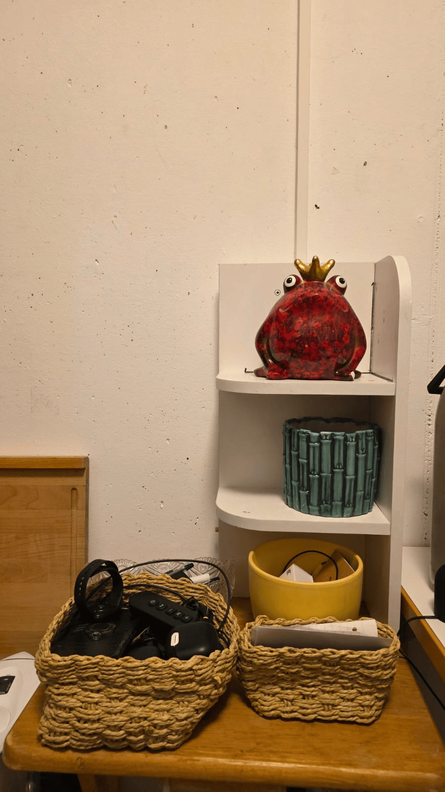
#> input picture stereo-vision-disparity-estimation/data/captured/captured_left.png, 445 x 792 px, shrunk from 900 x 1600 before the run
$ python run_part2.py
#> lines starting #> are read from the running program, lines starting #| are printed output that depends on the picture; after the words box and inside, x2 and y2 are one past the last pixel; in counts of white or black regions, pixels touching at a corner belong together
### stereo-vision-disparity-estimation/src/pcv/io_utils.py
from pathlib import Path
import cv2


def read_image(path: str | Path, grayscale: bool = False):
    path = Path(path)
    flag = cv2.IMREAD_GRAYSCALE if grayscale else cv2.IMREAD_COLOR
    image = cv2.imread(str(path), flag)
    if image is None:
        raise FileNotFoundError(f"Could not read image: {path}")
    return image


def ensure_dir(path: str | Path) -> Path:
    path = Path(path)
    path.mkdir(parents=True, exist_ok=True)
    return path

### stereo-vision-disparity-estimation/src/pcv/stereo.py
import cv2
import numpy as np


# [21 lines left out: function stereo_bm_disparity, not called in this run]


def stereo_sgbm_disparity(
    left_gray: np.ndarray,
    right_gray: np.ndarray,
    num_disparities: int = 96,
    block_size: int = 5,
) -> np.ndarray:
    """
    Compute disparity using Semi-Global Block Matching (SGBM).
    """
    # Ensure valid OpenCV parameters
    num_disparities = max(16, (num_disparities // 16) * 16)
    block_size = block_size if block_size % 2 == 1 else block_size + 1

    stereo = cv2.StereoSGBM_create(
        minDisparity=0,
        numDisparities=num_disparities,
        blockSize=block_size,

        # Smoothness penalties
        P1=8 * block_size * block_size,
        P2=32 * block_size * block_size,

        disp12MaxDiff=1,
        uniquenessRatio=8,
        speckleWindowSize=50,
        speckleRange=2,
        preFilterCap=31,
        mode=cv2.STEREO_SGBM_MODE_SGBM_3WAY,
    )

    disparity = stereo.compute(left_gray, right_gray).astype(np.float32) / 16.0
    return disparity


def stereo_ncc_disparity(
    left_gray: np.ndarray,
    right_gray: np.ndarray,
    max_disparity: int = 48,
    window_size: int = 9,
    scale: float = 0.5,
) -> np.ndarray:
    """
    Compute disparity using local Normalized Cross-Correlation (NCC).
    Used as a simple baseline for comparison.
    """
    # Ensure valid window size
    if window_size % 2 == 0:
        window_size += 1

    if scale <= 0 or scale > 1:
        raise ValueError("scale must be in (0, 1].")

    original_h, original_w = left_gray.shape

    # Downscale for speed (NCC is expensive)
    if scale != 1.0:
        left_small = cv2.resize(left_gray, None, fx=scale, fy=scale, interpolation=cv2.INTER_AREA)
        right_small = cv2.resize(right_gray, None, fx=scale, fy=scale, interpolation=cv2.INTER_AREA)
    else:
        left_small = left_gray.copy()
        right_small = right_gray.copy()

    left = left_small.astype(np.float32)
    right = right_small.astype(np.float32)

    h, w = left.shape
    r = window_size // 2
    max_disp_scaled = max(1, int(round(max_disparity * scale)))

    disparity = np.full((h, w), -1, dtype=np.float32)

    # Match along horizontal scanlines
    for y in range(r, h - r):
        row_top = y - r
        row_bottom = y + r + 1

        for x in range(r + max_disp_scaled, w - r):
            template = left[row_top:row_bottom, x - r:x + r + 1]

            # Search region in right image
            x_min = x - max_disp_scaled - r
            x_max = x + r + 1
            if x_min < 0:
                continue

            search_strip = right[row_top:row_bottom, x_min:x_max]
            if search_strip.shape[1] < template.shape[1]:
                continue

            # NCC matching
            result = cv2.matchTemplate(search_strip, template, cv2.TM_CCORR_NORMED)
            _, _, _, max_loc = cv2.minMaxLoc(result)

            best_x = x_min + (max_loc[0] + r)
            disparity[y, x] = float(x - best_x)

    # Resize back to original resolution
    if scale != 1.0:
        disparity = cv2.resize(disparity, (original_w, original_h), interpolation=cv2.INTER_NEAREST)
        valid = disparity >= 0
        disparity[valid] /= scale

    return disparity

### stereo-vision-disparity-estimation/src/pcv/visualization.py
from pathlib import Path
import random
import cv2
import matplotlib.pyplot as plt
import numpy as np


def save_disparity_figure(disparity, out_path: str | Path, title: str = "Disparity map"):
    out_path = Path(out_path)
    out_path.parent.mkdir(parents=True, exist_ok=True)
    masked = np.ma.masked_less_equal(disparity, 0)
    plt.figure(figsize=(8, 5))
    plt.imshow(masked, cmap="gray")
    plt.colorbar()
    plt.title(title)
    plt.tight_layout()
    plt.savefig(out_path, dpi=200)
    plt.close()


def save_matches_figure(img1_bgr, kpts1, img2_bgr, kpts2, matches, out_path: str | Path, max_matches: int = 60):
    out_path = Path(out_path)
    out_path.parent.mkdir(parents=True, exist_ok=True)
    vis = cv2.drawMatches(
        img1_bgr,
        kpts1,
        img2_bgr,
        kpts2,
        matches[:max_matches],
        None,
        flags=cv2.DrawMatchesFlags_NOT_DRAW_SINGLE_POINTS,
    )
    cv2.imwrite(str(out_path), vis)


def _draw_lines(img_a, img_b, lines, pts_a, pts_b):
    h, w = img_a.shape[:2]
    out_a = img_a.copy()
    out_b = img_b.copy()
    for line, pt_a, pt_b in zip(lines, pts_a, pts_b):
        color = tuple(int(x) for x in np.random.randint(0, 255, size=3))
        a, b, c = line
        if abs(b) < 1e-8:
            continue
        x0, y0 = 0, int(-c / b)
        x1, y1 = w, int(-(c + a * w) / b)
        cv2.line(out_a, (x0, y0), (x1, y1), color, 1)
        cv2.circle(out_a, tuple(np.round(pt_a).astype(int)), 5, color, -1)
        cv2.circle(out_b, tuple(np.round(pt_b).astype(int)), 5, color, -1)
    return out_a, out_b


def save_epipolar_figure(img1_bgr, img2_bgr, lines1, pts1, pts2, out_path: str | Path):
    out_path = Path(out_path)
    out_path.parent.mkdir(parents=True, exist_ok=True)
    left, right = _draw_lines(img1_bgr, img2_bgr, lines1, pts1, pts2)
    canvas = np.hstack([left, right])
    cv2.imwrite(str(out_path), canvas)

### stereo-vision-disparity-estimation/src/pcv/geometry.py
import cv2
import numpy as np


def detect_and_match_features(
    img1_gray: np.ndarray,
    img2_gray: np.ndarray,
    max_features: int = 2000,
):
    """
    Detect ORB features in both images and compute brute-force matches.
    Returns keypoints, matches, and corresponding point coordinates.
    """
    # Detect ORB keypoints and descriptors
    detector = cv2.ORB_create(nfeatures=max_features)
    kpts1, desc1 = detector.detectAndCompute(img1_gray, None)
    kpts2, desc2 = detector.detectAndCompute(img2_gray, None)

    if desc1 is None or desc2 is None:
        raise RuntimeError("Could not detect enough features for matching.")

    # Match descriptors using Hamming distance (suitable for ORB)
    matcher = cv2.BFMatcher(cv2.NORM_HAMMING, crossCheck=True)
    matches = matcher.match(desc1, desc2)

    # Sort matches by distance (best matches first)
    matches = sorted(matches, key=lambda m: m.distance)

    if len(matches) < 8:
        raise RuntimeError("Need at least 8 matches to estimate the fundamental matrix.")

    # Extract matched point coordinates
    pts1 = np.float32([kpts1[m.queryIdx].pt for m in matches])
    pts2 = np.float32([kpts2[m.trainIdx].pt for m in matches])

    return kpts1, kpts2, matches, pts1, pts2


def estimate_fundamental_matrix(points1: np.ndarray, points2: np.ndarray):
    """
    Estimate the fundamental matrix using RANSAC to reject outliers.
    """
    # Use RANSAC to obtain a robust estimate of F
    F, mask = cv2.findFundamentalMat(
        points1,
        points2,
        cv2.FM_RANSAC,
        1.0,   # reprojection threshold
        0.99,  # confidence
    )

    if F is None or F.shape != (3, 3):
        raise RuntimeError("Fundamental matrix estimation failed.")

    # Normalize F for numerical stability
    F = F / np.linalg.norm(F)

    return F, mask.ravel().astype(bool)


def compute_epilines(points: np.ndarray, which_image: int, F: np.ndarray):
    """
    Compute epipolar lines corresponding to input points.
    """
    lines = cv2.computeCorrespondEpilines(
        points.reshape(-1, 1, 2),
        which_image,
        F,
    )
    return lines.reshape(-1, 3)


# [14 lines left out: function compute_epipole, not called in this run]

### stereo-vision-disparity-estimation/src/pcv/rectification.py
import cv2
import numpy as np


def uncalibrated_rectify(img1, img2, pts1: np.ndarray, pts2: np.ndarray, F: np.ndarray):
    h, w = img1.shape[:2]
    ok, H1, H2 = cv2.stereoRectifyUncalibrated(
        pts1.astype(np.float32), pts2.astype(np.float32), F, imgSize=(w, h)
    )
    if not ok:
        raise RuntimeError("Rectification failed.")
    rect1 = cv2.warpPerspective(img1, H1, (w, h))
    rect2 = cv2.warpPerspective(img2, H2, (w, h))
    return rect1, rect2, H1, H2

### stereo-vision-disparity-estimation/run_part2.py
import sys
import os

# ---------------- IMPORT PATH ----------------
PROJECT_ROOT = os.path.dirname(os.path.abspath(__file__))
SRC_PATH = os.path.join(PROJECT_ROOT, "src")

if SRC_PATH not in sys.path:
    sys.path.insert(0, SRC_PATH)

# ---------------- IMPORTS ----------------
from pathlib import Path
import numpy as np
import cv2

from pcv.io_utils import read_image, ensure_dir
from pcv.stereo import stereo_sgbm_disparity, stereo_ncc_disparity
from pcv.geometry import (
    detect_and_match_features,
    estimate_fundamental_matrix,
    compute_epilines,
)
from pcv.rectification import uncalibrated_rectify
from pcv.visualization import (
    save_disparity_figure,
    save_matches_figure,
    save_epipolar_figure,
)


def draw_horizontal_epilines(img_bgr, pts, out_path):
    """Draw horizontal lines through rectified corresponding points."""
    img = img_bgr.copy()
    if len(img.shape) == 2:
        img = cv2.cvtColor(img, cv2.COLOR_GRAY2BGR)

    pts = np.asarray(pts)
    rng = np.random.default_rng(0)

    for p in pts:
        x, y = p
        color = tuple(int(c) for c in rng.integers(0, 255, 3))
        x = int(round(x))
        y = int(round(y))
        cv2.line(img, (0, y), (img.shape[1] - 1, y), color, 1)
        cv2.circle(img, (x, y), 5, color, -1)

    cv2.imwrite(str(out_path), img)


def warp_points(H, pts):
    """Apply homography H to Nx2 points."""
    pts = np.asarray(pts, dtype=np.float32)
    pts_h = cv2.convertPointsToHomogeneous(pts).reshape(-1, 3).T
    warped = H @ pts_h
    warped /= warped[2:3, :]
    return warped[:2, :].T


def main():
    root = Path(__file__).resolve().parent
    outputs = ensure_dir(root / "outputs" / "part2")

    left_path = root / "data" / "captured" / "captured_left.png"
    right_path = root / "data" / "captured" / "captured_right.png"

    print("\n--- DEBUG PATH CHECK ---")
    print("Project root:", root)
    print("Left path:", left_path)
    print("Right path:", right_path)
    print("Left exists:", left_path.exists())
    print("Right exists:", right_path.exists())
    print("------------------------\n")

    # ---------------- LOAD IMAGES ----------------
    left_bgr = read_image(left_path, grayscale=False)
#> in read_image, image is the input picture: shape (792, 445, 3); mean B, G, R 105.8, 138, 168
    right_bgr = read_image(right_path, grayscale=False)
#> call 2 of read_image, with grayscale = False
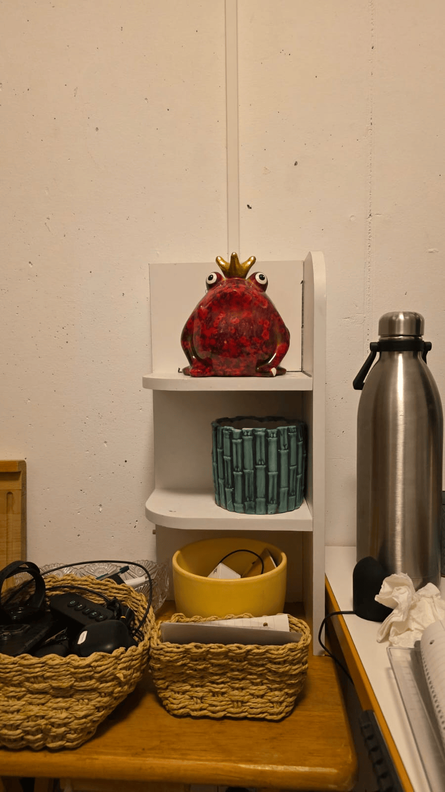
#> input picture stereo-vision-disparity-estimation/data/captured/captured_right.png, 445 x 792 px, shrunk from 900 x 1600 before the run
#> in read_image, image is the input picture: shape (792, 445, 3); mean B, G, R 98.1, 129.8, 158.8
    left_gray = read_image(left_path, grayscale=True)
    right_gray = read_image(right_path, grayscale=True)

    # ---------------- 1) DISPARITY BEFORE RECTIFICATION ----------------
    disparity_before_sgbm = stereo_sgbm_disparity(
        left_gray,
        right_gray,
        num_disparities=96,
        block_size=5,
    )
    save_disparity_figure(
        disparity_before_sgbm,
        outputs / "disparity_before_rectification_sgbm.png",
        title="Part 2 disparity before rectification (SGBM)",
    )

    disparity_before_ncc = stereo_ncc_disparity(
        left_gray,
        right_gray,
        max_disparity=48,
        window_size=9,
        scale=0.5,
    )
#> after the loop in stereo_ncc_disparity, `for y in range(r, h - r):`:
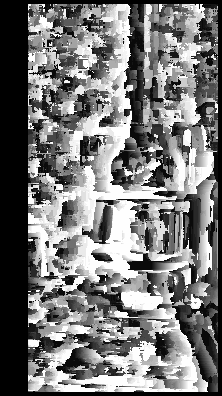
#> disparity: shape (396, 222) float32; min -1, max 24, mean 10.8; drawn with min black and max white
#> in stereo_ncc_disparity, `valid = disparity >= 0`:
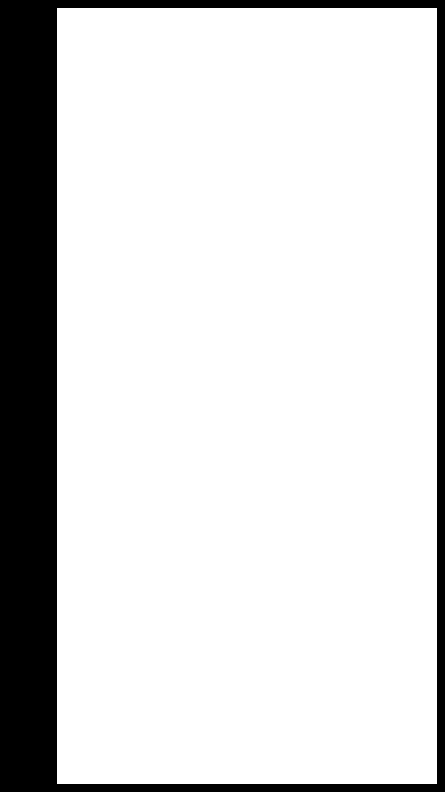
#> valid: shape (792, 445) bool; 83.7% white; 1 black region, box (x1, y1, x2, y2) and area: (0, 0, 445, 792) 57560
    save_disparity_figure(
        disparity_before_ncc,
        outputs / "disparity_before_rectification_ncc.png",
        title="Part 2 disparity before rectification (NCC)",
    )
#> in save_disparity_figure (call 2), `plt.savefig(out_path, dpi=200)`:
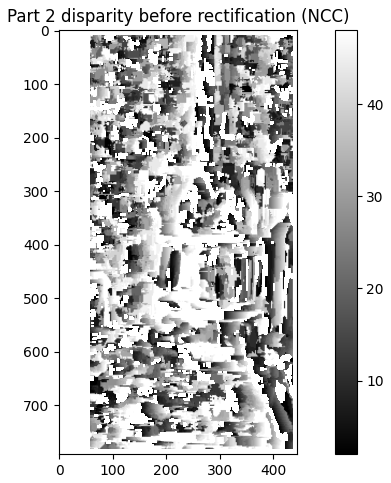
#> figure drawn by matplotlib, 2 panels

    # ---------------- 2) FEATURE MATCHING ----------------
    kpts1, kpts2, matches, pts1, pts2 = detect_and_match_features(left_gray, right_gray)
#> in detect_and_match_features, `kpts1, desc1 = detector.detectAndCompute(img1_gray, None)`: kpts1 = 1970 keypoints; strongest (x, y, size): (340, 280, 31), (290, 281, 37.2), (341, 282, 31), (342, 281, 37.2)
#> in detect_and_match_features, `kpts2, desc2 = detector.detectAndCompute(img2_gray, None)`: kpts2 = 1966 keypoints; strongest (x, y, size): (259, 276, 31), (212, 277, 31), (260, 277, 37.2), (210, 279, 31)
#> in detect_and_match_features, `matches = matcher.match(desc1, desc2)`: matches = 858 matches
#> in detect_and_match_features, `pts1 = np.float32([kpts1[m.queryIdx].pt for m in matches])`: pts1 = 858 pairs, first value 47.52 to 402, second value 163.2 to 746
#> in detect_and_match_features, `pts2 = np.float32([kpts2[m.trainIdx].pt for m in matches])`: pts2 = 858 pairs, first value 39 to 412, second value 163.2 to 745.2
#> matches = 858 matches
    save_matches_figure(
        left_bgr,
        kpts1,
        right_bgr,
        kpts2,
        matches,
        outputs / "feature_matches_part2.png",
    )

    # ---------------- 3) FUNDAMENTAL MATRIX ----------------
    F, inlier_mask = estimate_fundamental_matrix(pts1, pts2)
#> in estimate_fundamental_matrix, `F, mask = cv2.findFundamentalMat( points1, points2, cv2.FM_RANSAC, 1.0,`: F = [[5e-07, -2.96e-05, 0.0133], [3.04e-05, -9.22e-07, 0.019], [-0.0134, -0.0208, 1]]; mask = 858 values, max 1 at index 0, min 0 at index 5, mean 0.497
#> in estimate_fundamental_matrix, `F = F / np.linalg.norm(F)`: F = [[5e-07, -2.96e-05, 0.0133], [3.04e-05, -9.21e-07, 0.019], [-0.0134, -0.0208, 0.999]]
    pts1_in = pts1[inlier_mask]
#> pts1_in = 426 pairs, first value 118.1 to 393.6, second value 259.2 to 727
    pts2_in = pts2[inlier_mask]
#> pts2_in = 426 pairs, first value 39 to 311, second value 255.7 to 725

    if len(pts1_in) < 8:
        raise RuntimeError("Not enough inlier points for reliable rectification.")

    # ---------------- 4) EPIPOLAR LINES BEFORE RECTIFICATION ----------------
    n_show = min(12, len(pts1_in))
#> n_show = 12
    pts1_show = pts1_in[:n_show]
#> pts1_show = [[327.6, 277.9], [328.8, 648], [342, 516], [283, 689], [376, 635], [378, 633], [297.4, 318.9], [273.7, 692.6], [281.2, 497.7], [282, 700], [279.9, 653.2], [286.7, 686.8]]
    pts2_show = pts2_in[:n_show]
#> pts2_show = [[248.8, 273.7], [236.4, 643.2], [266, 513], [193, 687], [288, 630], [290, 629], [218.6, 315.3], [184.6, 690.5], [206.5, 495.2], [192, 698], [186.6, 649.7], [197.1, 683.8]]

    lines_in_left = compute_epilines(pts2_show, which_image=2, F=F)
#> in compute_epilines, `lines = cv2.computeCorrespondEpilines( points.reshape(-1, 1, 2), which..`: lines = [[-0.172, -0.985, 329.2], [0.215, -0.977, 561.6], [0.0791, -0.997, 487.6], [0.268, -0.963, 588.2], [0.193, -0.981, 550.1], [0.192, -0.981, 549.4], [-0.134, -0.991, 355.3], [0.274, -0.962, 591], [0.0635, -0.998, 478.6], [0.28, -0.96, 593.6], [0.232, -0.973, 570.3], [0.264, -0.964, 586.2]]
#> lines_in_left has the same summary as lines in compute_epilines
    save_epipolar_figure(
        left_bgr,
        right_bgr,
        lines_in_left,
        pts1_show,
        pts2_show,
        outputs / "epipolar_before_rectification.png",
    )
#> the loop in _draw_lines, `for line, pt_a, pt_b in zip(lines, pts_a, pts_b):` made 12 passes
#> (pt_a, pt_b, color, a, b, c, y0, y1) on passes 1 to 5: ([327.6, 277.9], [248.8, 273.7], (172, 47, 117), -0.172, -0.985, 329.2, 334, 256), ([328.8, 648], [236.4, 643.2], (192, 67, 251), 0.215, -0.977, 561.6, 575, 673), ([342, 516], [266, 513], (195, 103, 9), 0.0791, -0.997, 487.6, 489, 524), ([283, 689], [193, 687], (211, 21, 242), 0.268, -0.963, 588.2, 610, 734), ([376, 635], [288, 630], (36, 87, 70), 0.193, -0.981, 550.1, 560, 648)
#> in save_epipolar_figure, `canvas = np.hstack([left, right])`:
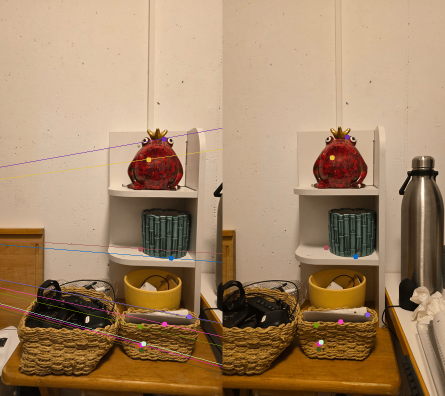
#> canvas: shape (792, 890, 3) (shown at 1/2 size); mean B, G, R 102.5, 134, 163.6

    # ---------------- 5) UNCALIBRATED RECTIFICATION ----------------
    rect_left_bgr, rect_right_bgr, H1, H2 = uncalibrated_rectify(
        left_bgr,
        right_bgr,
        pts1_in,
        pts2_in,
        F,
    )
#> in uncalibrated_rectify, `ok, H1, H2 = cv2.stereoRectifyUncalibrated( pts1.astype(np.float32), p..`: ok = True; H1 = [[-0.0306, 0.00317, 2.37], [-0.012, -0.0241, 3.29], [-2.74e-05, 2.44e-06, -0.0178]]; H2 = [[1.23, -0.0749, -22.13], [0.48, 0.973, -95.72], [0.00106, -6.43e-05, 0.79]]

    cv2.imwrite(str(outputs / "rectified_left.png"), rect_left_bgr)
    cv2.imwrite(str(outputs / "rectified_right.png"), rect_right_bgr)

    rect_left_gray = cv2.cvtColor(rect_left_bgr, cv2.COLOR_BGR2GRAY)
    rect_right_gray = cv2.cvtColor(rect_right_bgr, cv2.COLOR_BGR2GRAY)
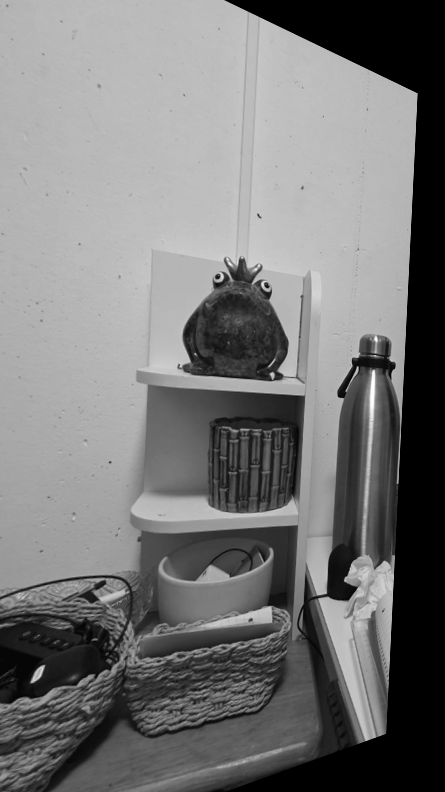
#> rect_right_gray: shape (792, 445); min 0, max 254, mean 119.3

    # ---------------- 6) EPIPOLAR LINES AFTER RECTIFICATION ----------------
    pts1_rect = warp_points(H1, pts1_show)
#> in warp_points, `pts = np.asarray(pts, dtype=np.float32)`: pts has the same summary as pts1_show in main
#> pts1_rect = [[259.3, 280.7], [223.1, 644.2], [249, 510.7], [171.6, 699.2], [267.9, 621.6], [269.9, 619.3], [227, 315.9], [161, 705.9], [191.4, 496.6], [169.3, 711.4], [172.4, 661.4], [175.8, 695.7]]
    pts2_rect = warp_points(H2, pts2_show)
#> pts2_rect = [[255, 279.8], [221.4, 643.8], [257.4, 511], [173, 699.7], [271, 621.2], [272.9, 619.9], [223.5, 315.4], [163.3, 705.8], [200.1, 496.3], [171.2, 711.8], [168.4, 661.4], [177.7, 695.2]]

    draw_horizontal_epilines(
        rect_left_bgr,
        pts1_rect,
        outputs / "epipolar_after_rectification_left.png",
    )
#> in draw_horizontal_epilines, `pts = np.asarray(pts)`: pts has the same summary as pts1_rect in main
#> the loop in draw_horizontal_epilines, `for p in pts:` made 12 passes
#> (p, x, y, color) on passes 1 to 8: ([259.3, 280.7], 259, 281, (216, 162, 130)), ([223.1, 644.2], 223, 644, (68, 78, 10)), ([249, 510.7], 249, 511, (19, 4, 44)), ([171.6, 699.2], 172, 699, (207, 165, 232)), ([267.9, 621.6], 268, 622, (128, 154, 247)), ([269.9, 619.3], 270, 619, (186, 161, 138)), ([227, 315.9], 227, 316, (142, 238, 70)), ([161, 705.9], 161, 706, (208, 171, 0))
#> after the loop in draw_horizontal_epilines, `for p in pts:`:
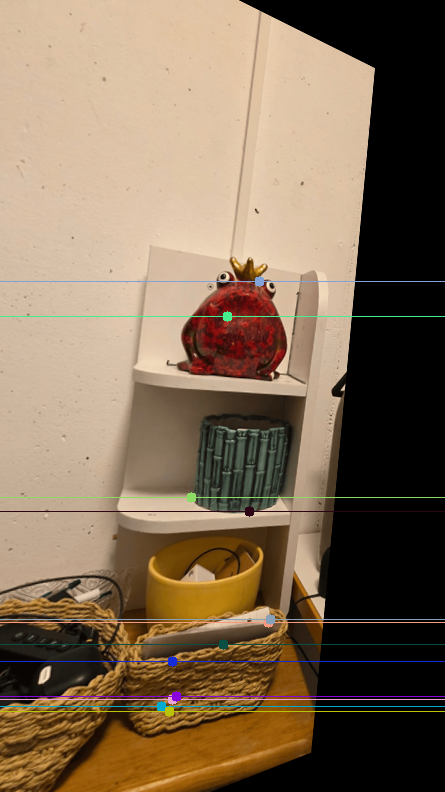
#> img: shape (792, 445, 3); mean B, G, R 85.5, 108.3, 129.3
    draw_horizontal_epilines(
        rect_right_bgr,
        pts2_rect,
        outputs / "epipolar_after_rectification_right.png",
    )
#> the loop in draw_horizontal_epilines (call 2), `for p in pts:` made 12 passes
#> (p, x, y, color) on passes 1 to 8: ([255, 279.8], 255, 280, (216, 162, 130)), ([221.4, 643.8], 221, 644, (68, 78, 10)), ([257.4, 511], 257, 511, (19, 4, 44)), ([173, 699.7], 173, 700, (207, 165, 232)), ([271, 621.2], 271, 621, (128, 154, 247)), ([272.9, 619.9], 273, 620, (186, 161, 138)), ([223.5, 315.4], 223, 315, (142, 238, 70)), ([163.3, 705.8], 163, 706, (208, 171, 0))
#> (the rest of the program and of its run is left out)
